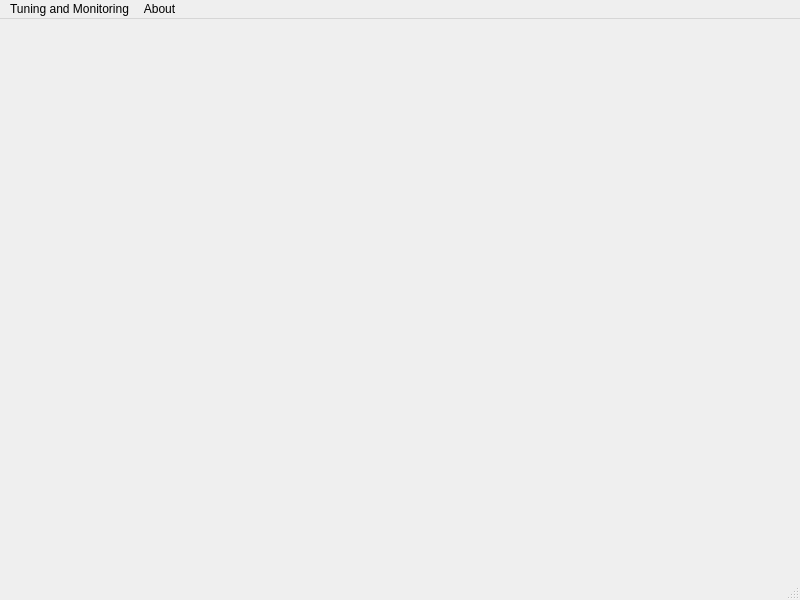
<?xml version="1.0" encoding="UTF-8"?>
<ui version="4.0">
 <class>RyzenMobileTuning</class>
 <widget class="QMainWindow" name="RyzenMobileTuning">
  <property name="geometry">
   <rect>
    <x>0</x>
    <y>0</y>
    <width>800</width>
    <height>600</height>
   </rect>
  </property>
  <property name="windowTitle">
   <string>RyzenMobileTuning</string>
  </property>
  <widget class="QWidget" name="centralwidget"/>
  <widget class="QMenuBar" name="menubar">
   <property name="geometry">
    <rect>
     <x>0</x>
     <y>0</y>
     <width>800</width>
     <height>21</height>
    </rect>
   </property>
   <widget class="QMenu" name="menuRyzen_Mobile_Tuning">
    <property name="title">
     <string>Tuning and Monitoring</string>
    </property>
   </widget>
   <widget class="QMenu" name="menuAbout">
    <property name="title">
     <string>About</string>
    </property>
   </widget>
   <addaction name="menuRyzen_Mobile_Tuning"/>
   <addaction name="menuAbout"/>
  </widget>
  <widget class="QStatusBar" name="statusbar"/>
 </widget>
 <resources/>
 <connections/>
</ui>
